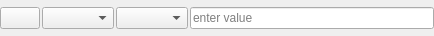
<?xml version="1.0" encoding="UTF-8"?>
<ui version="4.0">
 <class>AttributeCondition</class>
 <widget class="QWidget" name="AttributeCondition">
  <property name="geometry">
   <rect>
    <x>0</x>
    <y>0</y>
    <width>434</width>
    <height>36</height>
   </rect>
  </property>
  <property name="sizePolicy">
   <sizepolicy hsizetype="Preferred" vsizetype="Fixed">
    <horstretch>1</horstretch>
    <verstretch>0</verstretch>
   </sizepolicy>
  </property>
  <property name="windowTitle">
   <string>Form</string>
  </property>
  <layout class="QGridLayout" name="gridLayout" columnstretch="0">
   <property name="margin">
    <number>0</number>
   </property>
   <property name="spacing">
    <number>0</number>
   </property>
   <item row="0" column="0">
    <layout class="QGridLayout" name="gridLayout_2" rowstretch="0" columnstretch="0,0,0,1">
     <property name="sizeConstraint">
      <enum>QLayout::SetDefaultConstraint</enum>
     </property>
     <property name="spacing">
      <number>2</number>
     </property>
     <item row="0" column="1">
      <widget class="QComboBox" name="leftValueCombo"/>
     </item>
     <item row="0" column="2">
      <widget class="QComboBox" name="operatorCombo"/>
     </item>
     <item row="0" column="3">
      <widget class="QLineEdit" name="rightValueLineEdit">
       <property name="sizePolicy">
        <sizepolicy hsizetype="Preferred" vsizetype="Fixed">
         <horstretch>1</horstretch>
         <verstretch>0</verstretch>
        </sizepolicy>
       </property>
       <property name="baseSize">
        <size>
         <width>2000</width>
         <height>27</height>
        </size>
       </property>
       <property name="inputMask">
        <string notr="true"/>
       </property>
       <property name="placeholderText">
        <string>enter value</string>
       </property>
      </widget>
     </item>
     <item row="0" column="0">
      <widget class="QPushButton" name="deleteConditionButton">
       <property name="sizePolicy">
        <sizepolicy hsizetype="Preferred" vsizetype="Fixed">
         <horstretch>0</horstretch>
         <verstretch>0</verstretch>
        </sizepolicy>
       </property>
       <property name="text">
        <string/>
       </property>
       <property name="icon">
        <iconset resource="resources/Resources.qrc">
         <normaloff>:/icon/DeleteCondition</normaloff>:/icon/DeleteCondition</iconset>
       </property>
       <property name="iconSize">
        <size>
         <width>16</width>
         <height>16</height>
        </size>
       </property>
      </widget>
     </item>
    </layout>
   </item>
  </layout>
 </widget>
 <resources>
  <include location="resources/Resources.qrc"/>
 </resources>
 <connections/>
</ui>
